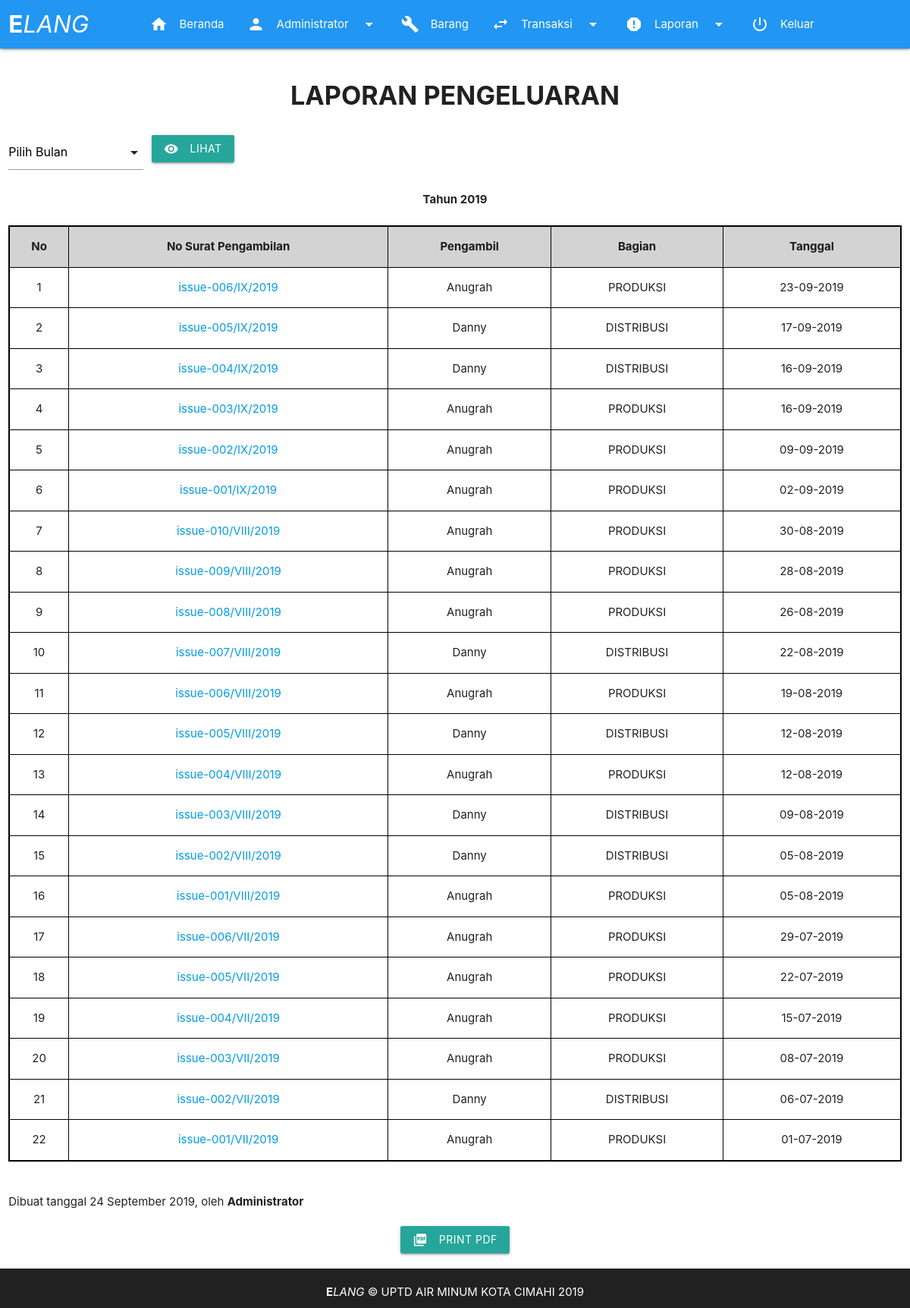
/page/laporan_pengeluaran.php (signed in), run on the app's committed database.
### tables this page shows
CREATE TABLE `pengeluaran` (
  `id` int(11) NOT NULL,
  `keterangan` varchar(255) NOT NULL,
  `tanggal` date NOT NULL,
  `unit` varchar(20) NOT NULL,
  `penerima` varchar(100) NOT NULL,
  `kode_barang` varchar(10) NOT NULL,
  `barang` varchar(255) NOT NULL,
  `jumlah` int(11) NOT NULL,
  `no_surat_pengambilan` varchar(20) NOT NULL,
  `satuan` varchar(10) NOT NULL
);

### fungsi/fungsi.php (called while the page is built, shortened)
<?php
function tampilkan_pengeluaran(){
	global $link;
	$query = "SELECT * FROM pengeluaran GROUP BY no_surat_pengambilan ORDER BY id DESC";
	$result = mysqli_query($link, $query) or die ('gagal menampilkan data transaksi pengeluaran');
	return $result;
}
?>

### page/laporan_pengeluaran.php (the view, shortened to what this page needs)
<!DOCTYPE html>
  <html>
    <head>
      <?php require_once "../aset/view/headcontent.php"; ?>
    </head>
    <body>
      <?php
      require_once "../aset/view/header.php";
      require_once "../fungsi/db.php";
      require_once "../fungsi/fungsi.php";
      $pengeluaran = tampilkan_pengeluaran();
      $nourut = 1;
      $namabulan = 'Tahun ' . date('Y');
      if(isset($_GET['bulan'])){
        $bulan = $_GET['bulan'];
        $pengeluaran = pengeluaran_per_bulan($_GET['bulan']);
        if($bulan === '01'){
          $namabulan = 'Bulan Januari';
        }elseif($bulan === '02'){
          $namabulan = 'Bulan Februari';
        }elseif($bulan === '03'){
          $namabulan = 'Bulan Maret';
        }elseif($bulan === '04'){
          $namabulan = 'Bulan April';
        }elseif($bulan === '05'){
          $namabulan = 'Bulan Mei';
        }elseif($bulan === '06'){
          $namabulan = 'Bulan Juni';
        }elseif($bulan === '07'){
          $namabulan = 'Bulan Juli';
        }elseif($bulan === '08'){
          $namabulan = 'Bulan Agustus';
        }elseif($bulan === '09'){
          $namabulan = 'Bulan September';
        }elseif($bulan === '10'){
          $namabulan = 'Bulan Oktober';
        }elseif($bulan === '11'){
          $namabulan = 'Bulan November';
        }elseif($bulan === '12'){
          $namabulan = 'Bulan Desember';
        }else{
          $namabulan = 'Tahun ' . date('Y');
        }
      } else {
        $pengeluaran = tampilkan_pengeluaran();
      }
      ?>
      <main>
        <div class="row">
          <div class="col s12">
            <h4><div class="center"><b>LAPORAN PENGELUARAN</b></div></h4>
          </div>
        </div>
        <form action="" method="get">
          <div class="row">
            <div class="col s2">
            </div>
            <div>
              <button class="btn waves-effect waves-light" type="submit" name="submit">Lihat
                <i class="material-icons left">remove_red_eye</i>
              </button>
            </div>
          </div>
        </form>
        <div id="cetakLaporan">
          <div class="row">
            <div class="col s12 center">
            <?='<b>' . $namabulan . '</b><br><br>';?>
              <table class="highlight responsive-table centered opname">
                <thead>
                  <tr>
                      <th>No</th>
                      <th>No Surat Pengambilan</th>
                      <th>Pengambil</th>
                      <th>Bagian</th>
                      <th>Tanggal</th>
                  </tr>
                </thead>
                <tbody>
                  <?php while($row = mysqli_fetch_assoc($pengeluaran)):?>
                  <tr>
                    <td><?=$nourut++;?></td>
                    <td><a href="detail_pengeluaran.php?surat=<?=$row['no_surat_pengambilan'];?>"><?=$row['no_surat_pengambilan'];?></a></td>
                    <td><?=$row['penerima'];?></td>
                    <td><?=$row['unit'];?></td>
                    <td><?= date('d-m-Y', strtotime($row['tanggal']));?></td>
                  </tr>
                  <?php endwhile; ?>
                </tbody>
              </table>
            </div>
          </div>
          <div class="row">
            <div class="col s12">
              <br>
              Dibuat tanggal <?=date('j F Y');?>, oleh <b><?=$_SESSION['username'];?></b>
            </div>
          </div>
        </div>
        <div class="row">
          <div class="center">
            <div class="col s12">
              <button class="btn waves-effect waves-light" onclick="printContent('cetakLaporan')">Print PDF
                <i class="material-icons left">picture_as_pdf</i>
              </button>
            </div>
          </div>
        </div>
      </main>
      <?php
      require_once "../aset/view/footer.php";
      ?>
    </body>
  </html>

### aset/css/style.css (style rules this page uses)
* { margin: 0; padding: 0; }
body { background: #fff; display: flex; min-height: 100vh; flex-direction: column; }
main { flex: 1 0 auto; }
.opname { border: 2px solid black; }
.opname th { border: 1px solid black; background-color: lightgray; }
.opname td { border: 1px solid black; }

### data on the page
pengeluaran: no_surat_pengambilan "issue-006/IX/2019", penerima "Anugrah", unit "PRODUKSI", tanggal "23-09-2019"
pengeluaran: no_surat_pengambilan "issue-005/IX/2019", penerima "Danny", unit "DISTRIBUSI", tanggal "17-09-2019"
pengeluaran: no_surat_pengambilan "issue-004/IX/2019", penerima "Danny", unit "DISTRIBUSI", tanggal "16-09-2019"
pengeluaran: no_surat_pengambilan "issue-003/IX/2019", penerima "Anugrah", unit "PRODUKSI", tanggal "16-09-2019"
pengeluaran: no_surat_pengambilan "issue-002/IX/2019", penerima "Anugrah", unit "PRODUKSI", tanggal "09-09-2019"
pengeluaran: no_surat_pengambilan "issue-001/IX/2019", penerima "Anugrah", unit "PRODUKSI", tanggal "02-09-2019"
pengeluaran: no_surat_pengambilan "issue-010/VIII/2019", penerima "Anugrah", unit "PRODUKSI", tanggal "30-08-2019"
pengeluaran: no_surat_pengambilan "issue-009/VIII/2019", penerima "Anugrah", unit "PRODUKSI", tanggal "28-08-2019"
pengeluaran: no_surat_pengambilan "issue-008/VIII/2019", penerima "Anugrah", unit "PRODUKSI", tanggal "26-08-2019"
pengeluaran: no_surat_pengambilan "issue-007/VIII/2019", penerima "Danny", unit "DISTRIBUSI", tanggal "22-08-2019"
pengeluaran: no_surat_pengambilan "issue-006/VIII/2019", penerima "Anugrah", unit "PRODUKSI", tanggal "19-08-2019"
pengeluaran: no_surat_pengambilan "issue-005/VIII/2019", penerima "Danny", unit "DISTRIBUSI", tanggal "12-08-2019"
pengeluaran: no_surat_pengambilan "issue-004/VIII/2019", penerima "Anugrah", unit "PRODUKSI", tanggal "12-08-2019"
pengeluaran: no_surat_pengambilan "issue-003/VIII/2019", penerima "Danny", unit "DISTRIBUSI", tanggal "09-08-2019"
pengeluaran: no_surat_pengambilan "issue-002/VIII/2019", penerima "Danny", unit "DISTRIBUSI", tanggal "05-08-2019"
pengeluaran: no_surat_pengambilan "issue-001/VIII/2019", penerima "Anugrah", unit "PRODUKSI", tanggal "05-08-2019"
pengeluaran: no_surat_pengambilan "issue-006/VII/2019", penerima "Anugrah", unit "PRODUKSI", tanggal "29-07-2019"
pengeluaran: no_surat_pengambilan "issue-005/VII/2019", penerima "Anugrah", unit "PRODUKSI", tanggal "22-07-2019"
pengeluaran: no_surat_pengambilan "issue-004/VII/2019", penerima "Anugrah", unit "PRODUKSI", tanggal "15-07-2019"
pengeluaran: no_surat_pengambilan "issue-003/VII/2019", penerima "Anugrah", unit "PRODUKSI", tanggal "08-07-2019"
pengeluaran: no_surat_pengambilan "issue-002/VII/2019", penerima "Danny", unit "DISTRIBUSI", tanggal "06-07-2019"
pengeluaran: no_surat_pengambilan "issue-001/VII/2019", penerima "Anugrah", unit "PRODUKSI", tanggal "01-07-2019"

### other printed values
$_SESSION['username'] "Administrator"
$namabulan "Tahun 2019"
